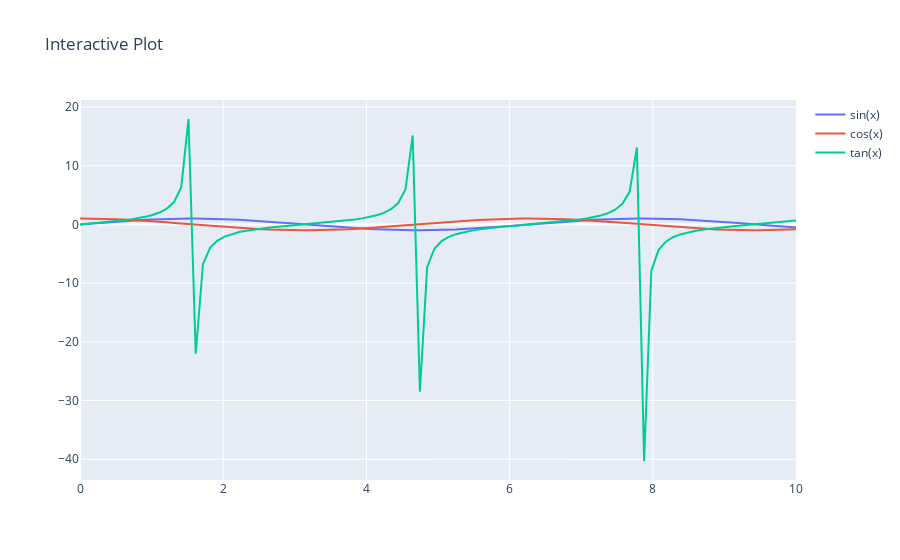

Notebook source saved alongside this figure:
### Code cell
import plotly.graph_objs as go
import plotly.io as pio
import ipywidgets as widgets
from IPython.display import display
import numpy as np

# Sample data
x = np.linspace(0, 10, 100)
y1 = np.sin(x)
y2 = np.cos(x)
y3 = np.tan(x)

# Create the plotly figure
fig = go.Figure()

fig.add_trace(go.Scatter(x=x, y=y1, mode='lines', name='sin(x)'))
fig.add_trace(go.Scatter(x=x, y=y2, mode='lines', name='cos(x)'))
fig.add_trace(go.Scatter(x=x, y=y3, mode='lines', name='tan(x)'))

# Set the layout
fig.update_layout(title='Interactive Plot', clickmode='event+select')

# Create a widget to display selected graphs
output = widgets.Output()
display(output)

# Function to handle click events
def handle_click(trace, points, state):
    with output:
        output.clear_output()  # Clear previous output
        selected_curve_name = trace.name
        print(f"Selected graph: {selected_curve_name}")

# Attach the click event to each trace
for trace in fig.data:
    trace.on_click(handle_click)

# Display the plot
pio.show(fig)
